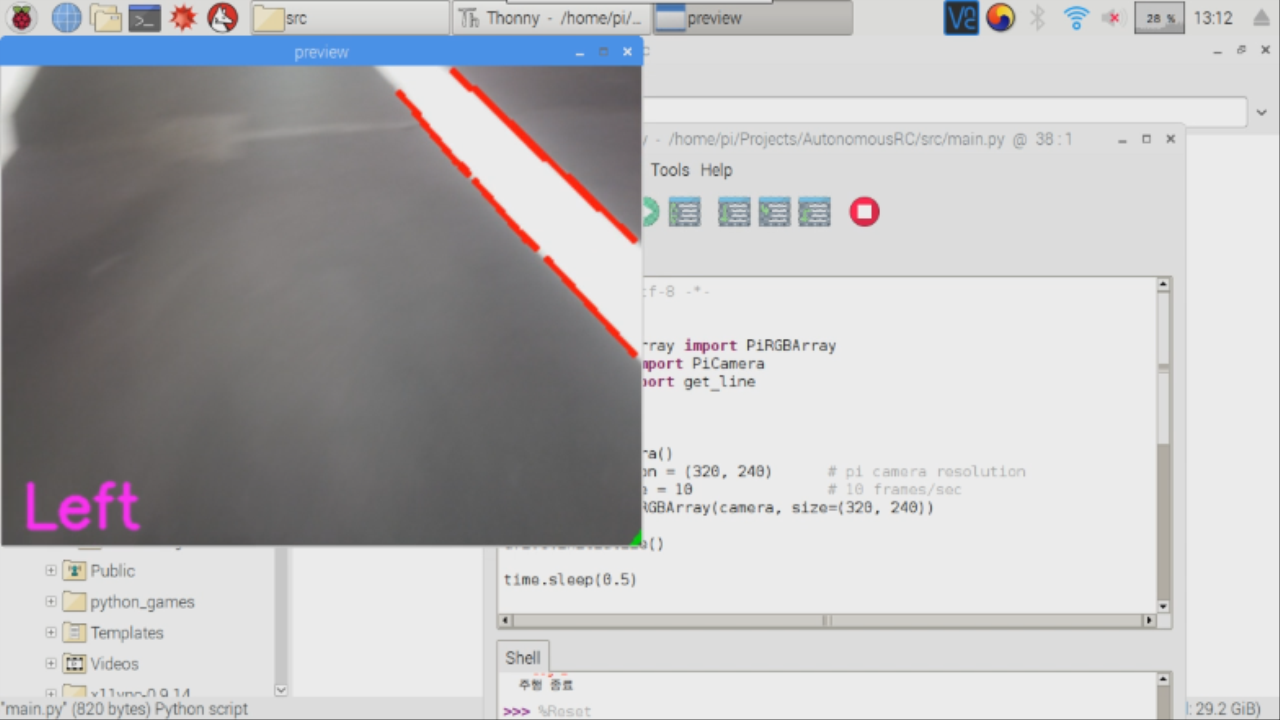
#> input picture img/captures/1.png, 1280 x 720 px
$ python -i process.py   (imports and definitions only)
#> lines starting #> are read from the running program, lines starting #| are printed output that depends on the picture; after the words box and inside, x2 and y2 are one past the last pixel; in counts of white or black regions, pixels touching at a corner belong together
# Source: https://medium.com/@mrhwick/simple-lane-detection-with-opencv-bfeb6ae54ec0

import cv2
import numpy as np
import utils
import math


def get_gray(img):
    return cv2.cvtColor(img, cv2.COLOR_BGR2GRAY)


def get_blur(img):
    return cv2.GaussianBlur(img, (21, 21), 0)


def get_canny(img):
    return cv2.Canny(img, 50, 100)


def get_lines(img):
    return cv2.HoughLinesP(img, 1, np.pi / 180, 30)


def get_cropped(img, vertices):
    mask = np.zeros_like(img)
    channel_count = img.shape[2]
    match_mask_color = (255,) * channel_count
    cv2.fillPoly(mask, vertices, match_mask_color)
    masked_image = cv2.bitwise_and(img, mask)
    return masked_image


def get_white(img):
    white_threshold = 200
    lower_white = np.array([white_threshold, white_threshold, white_threshold])
    upper_white = np.array([255, 255, 255])
    white_mask = cv2.inRange(img, lower_white, upper_white)
    white_image = cv2.bitwise_and(img, img, mask=white_mask)
    return white_image


def get_line(img):
    w = utils.width
    h = utils.height

    white = get_white(img)

    gray = get_gray(white)
    blur = get_blur(gray)
    canny = get_canny(blur)
    lines = get_lines(canny)

    x = []
    y = []
    flag = False

    if(lines != None):
        for line in lines:
            for x1, y1, x2, y2 in line:
                cv2.line(img, (x1, y1), (x2, y2), (0, 0, 255), 2)
                x.extend([x1, x2])
                y.extend([y1, y2])
                flag = True

    min_y = int(img.shape[0] * 0.6)
    max_y = int(img.shape[0])

    font = cv2.FONT_HERSHEY_SIMPLEX

    if flag:
        poly = np.poly1d(np.polyfit(
            y,
            x,
            deg=1
        ))

        x_start = int(poly(max_y))
        x_end = int(poly(min_y))

        dx = int((x_end - x_start) * 0.23)
        dy = int(max_y - min_y)

        # Get radian of angle, and converts it to degree
        dir = math.atan2(dy, dx) / math.pi * 180 - 90
        dir = -dir

        cv2.line(img, (x_start, min_y), (x_end, max_y), (0, 255, 0), 2)

        if(dir > 0):
            cv2.putText(img, 'Right', (10, h - 10), font,
                        1, (255, 0, 255), 2, cv2.LINE_AA)
        else:
            cv2.putText(img, 'Left', (10, h - 10), font,
                        1, (255, 0, 255), 2, cv2.LINE_AA)

        img = cv2.resize(img, (w * 2, h * 2))

        return {'angle': dir, 'image': img}
    else:
        cv2.putText(img, 'No way', (10, h - 10), font,
                    1, (255, 0, 255), 2, cv2.LINE_AA)
        img = cv2.resize(img, (w * 2, h * 2))
        return {'image': img}

>>> import cv2
>>> picture = cv2.imread('../img/captures/1.png')
#> picture is the input picture: shape (720, 1280, 3); mean B, G, R 186.4, 184.6, 185.5
>>> result = get_line(picture)
#> in get_white, `white_mask = cv2.inRange(img, lower_white, upper_white)`:
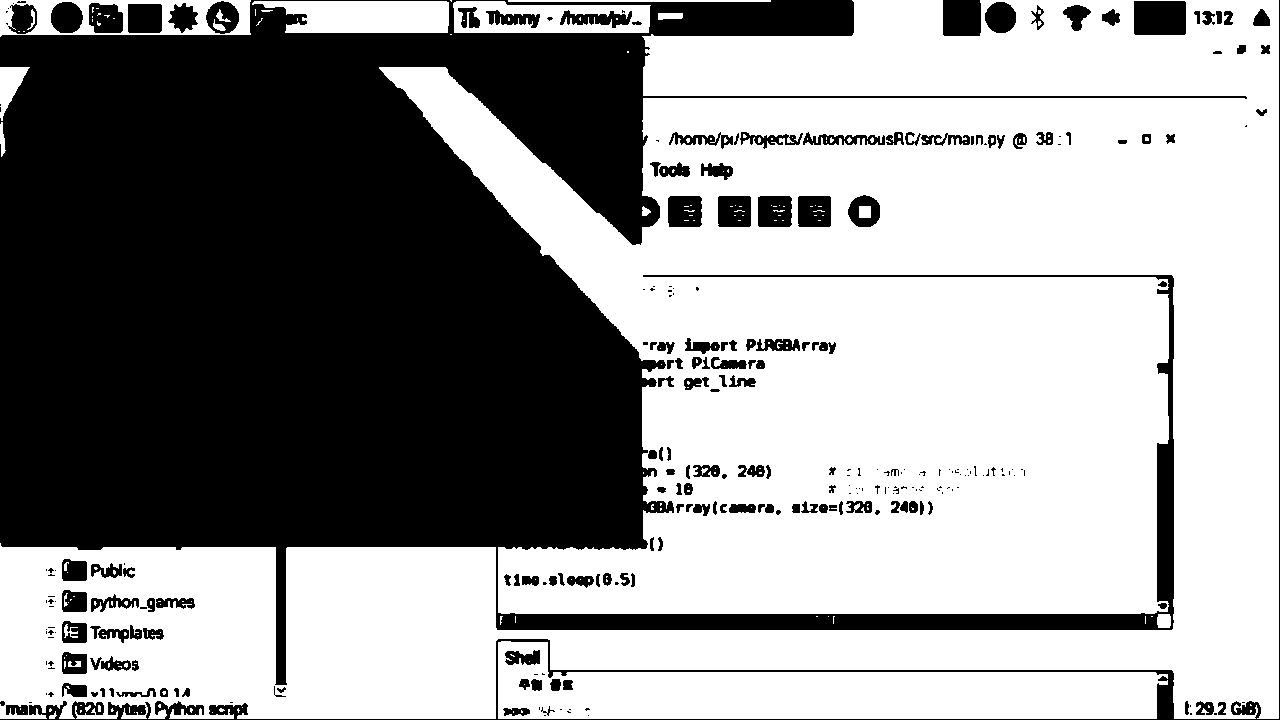
#> white_mask: shape (720, 1280); 59.2% white; 279 black regions (119 under 20 px), largest, box (x1, y1, x2, y2) and area: (0, 0, 1247, 685) 337783, (0, 0, 1280, 720) 6434, (1134, 1, 1186, 35) 1765
#> in get_white, `white_image = cv2.bitwise_and(img, img, mask=white_mask)`:
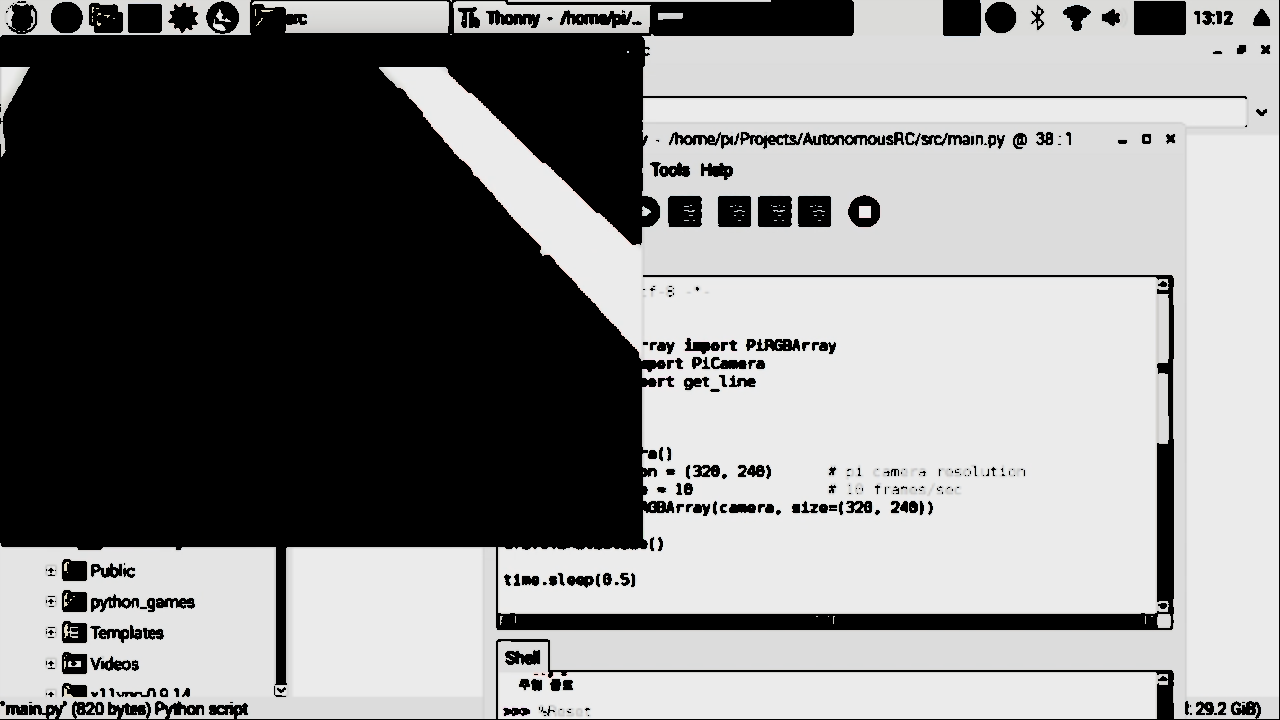
#> white_image: shape (720, 1280, 3); mean B, G, R 135.2, 135.3, 135.3
#> in get_blur, `return cv2.GaussianBlur(img, (21, 21), 0)`:
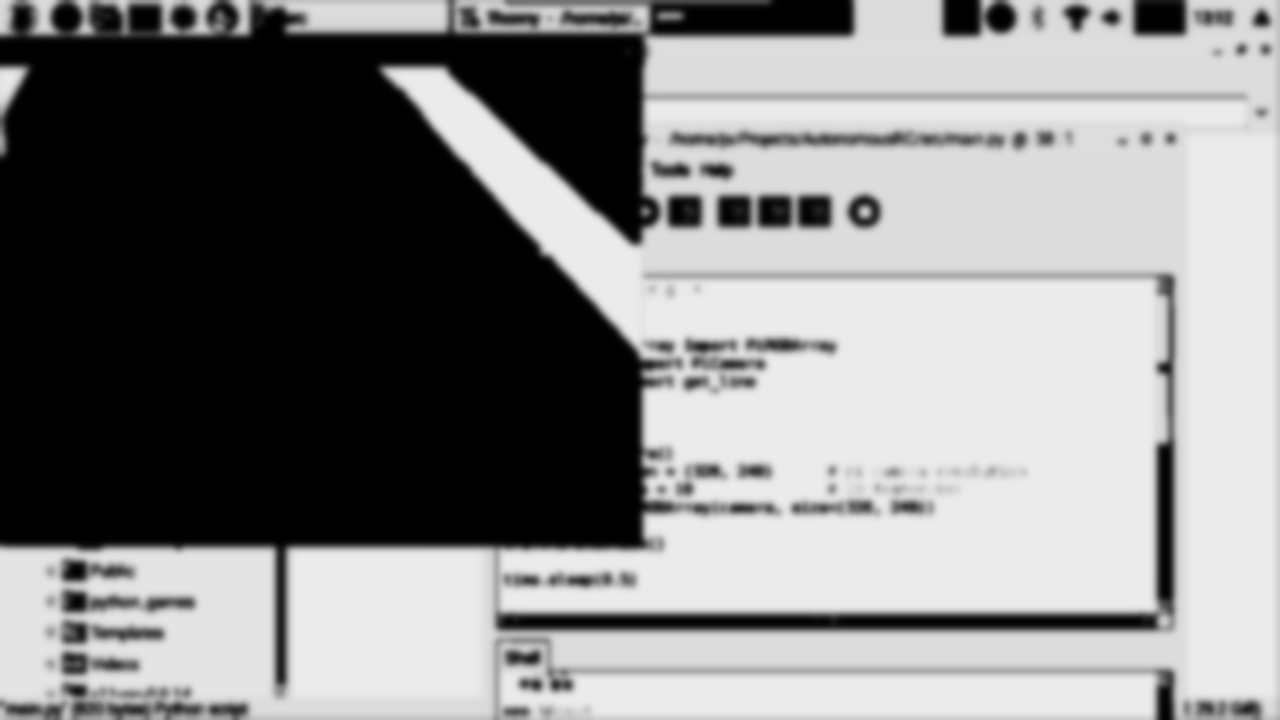
#> returned value: shape (720, 1280); min 0, max 235, mean 135.5
#> in get_canny, `return cv2.Canny(img, 50, 100)`:
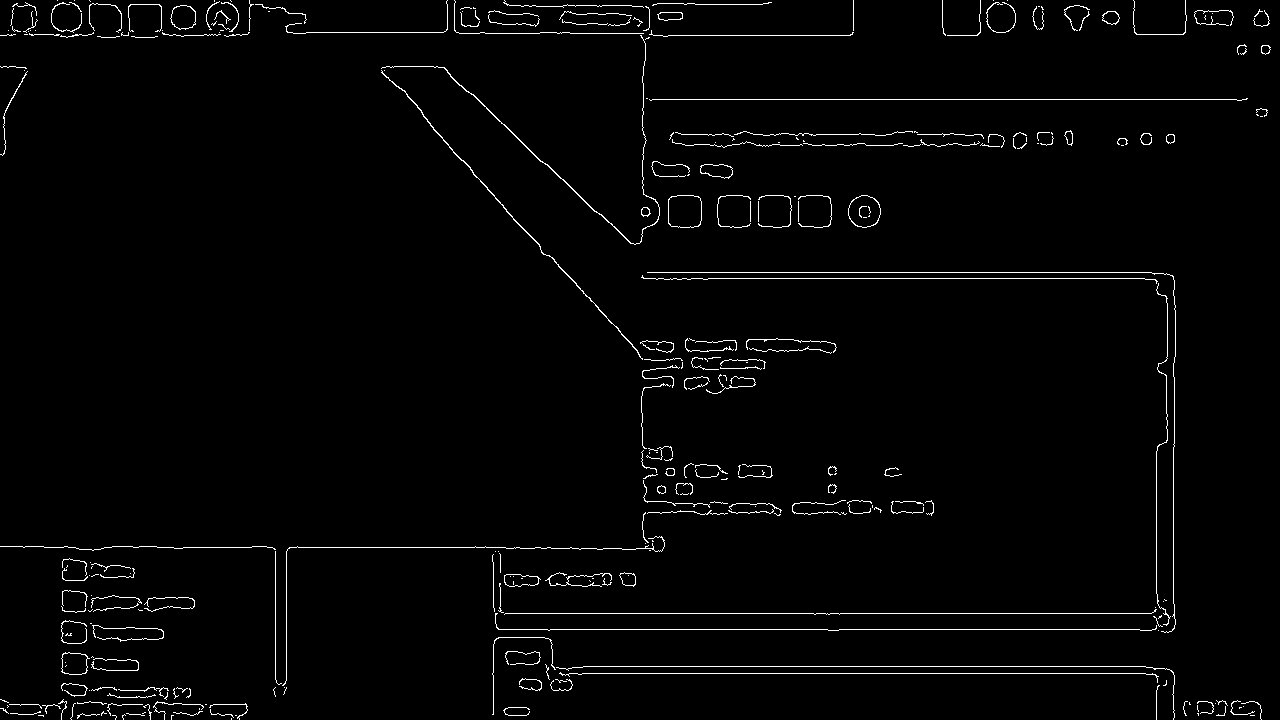
#> returned value: shape (720, 1280); 1.9% white in thin lines or dots
#> in get_line, `lines = get_lines(canny)`: lines = 1019 rows, first 6: [839, 629, 1139, 629], [708, 278, 1144, 278], [652, 99, 1236, 99], [495, 613, 497, 613], [647, 272, 1151, 272], [840, 613, 1151, 613]
#> (the run stopped early here; a loop or call above may not have finished)

$ run again, on img/captures/2.png
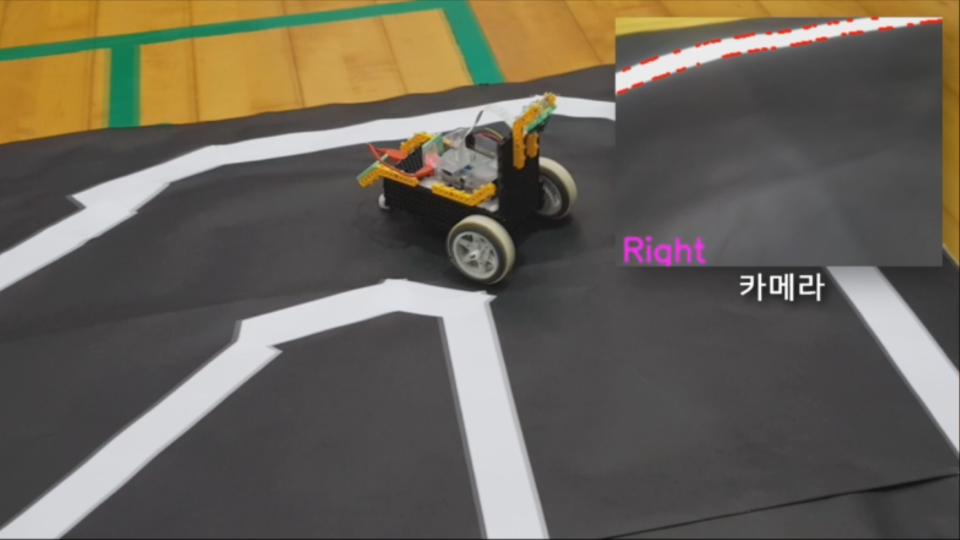
#> input picture img/captures/2.png, 1920 x 1080 px (shown at 1/2 size)
#> picture is the input picture: shape (1080, 1920, 3); mean B, G, R 86.8, 98.2, 104.7
#> in get_white, `white_mask = cv2.inRange(img, lower_white, upper_white)`:
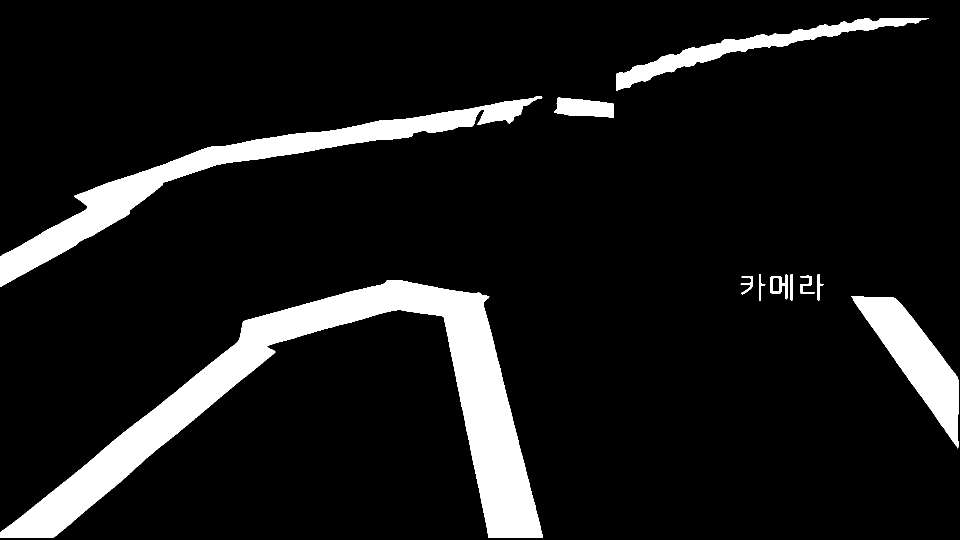
#> white_mask: shape (1080, 1920) (shown at 1/2 size); 9.9% white; 11 white regions, largest, box (x1, y1, x2, y2) and area: (0, 560, 1086, 1076) 113370, (0, 192, 1085, 574) 48610, (1702, 592, 1917, 897) 22733
#> in get_canny, `return cv2.Canny(img, 50, 100)`:
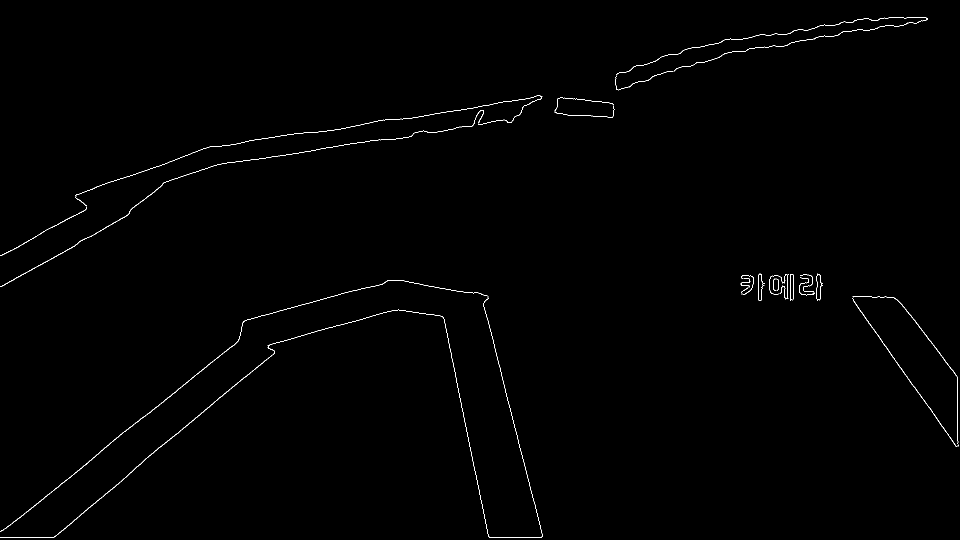
#> returned value: shape (1080, 1920) (shown at 1/2 size); 0.48% white in thin lines or dots
#> lines = 819 rows, first 6: [124, 967, 180, 921], [110, 1073, 170, 1022], [0, 1075, 104, 1075], [412, 818, 416, 814], [1002, 744, 1003, 751], [523, 631, 529, 630]
